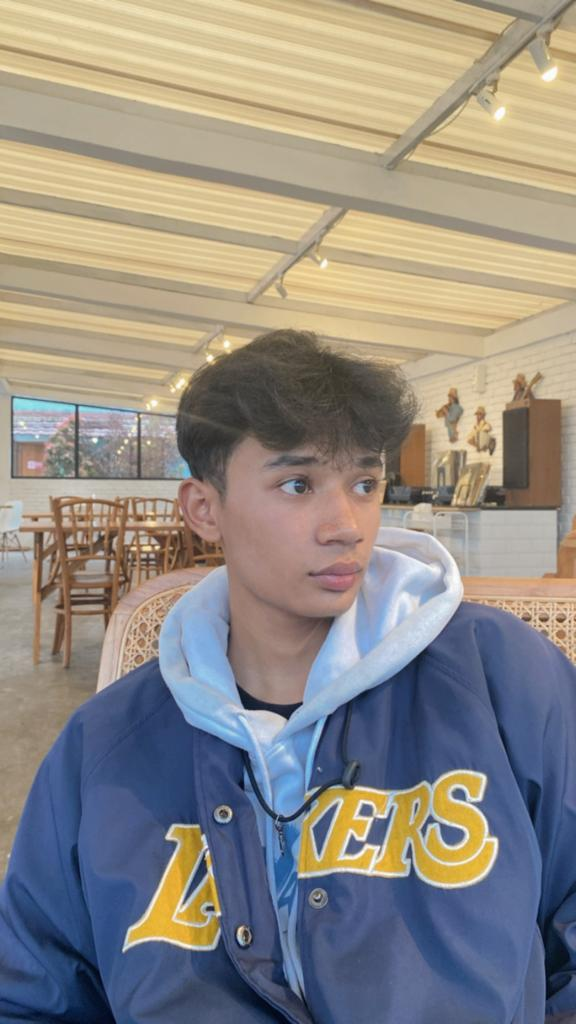
#> input picture Rizki.jpg, 576 x 1024 px
$ python Rotation.py
#> lines starting #> are read from the running program, lines starting #| are printed output that depends on the picture
#import library
import cv2 as cv
import matplotlib.pyplot as plt
import numpy as np

#memanggil gambar
img = cv.imread('Rizki.jpg')
#> img is the input picture: shape (1024, 576, 3); mean B, G, R 132.9, 139.8, 145.6
h,w = img.shape[:2]
#> h = 1024; w = 576

rotation_matrix = cv.getRotationMatrix2D((w/2,h/2), -180, 0.5)
rotated_img = cv.warpAffine(img, rotation_matrix, (w, h))
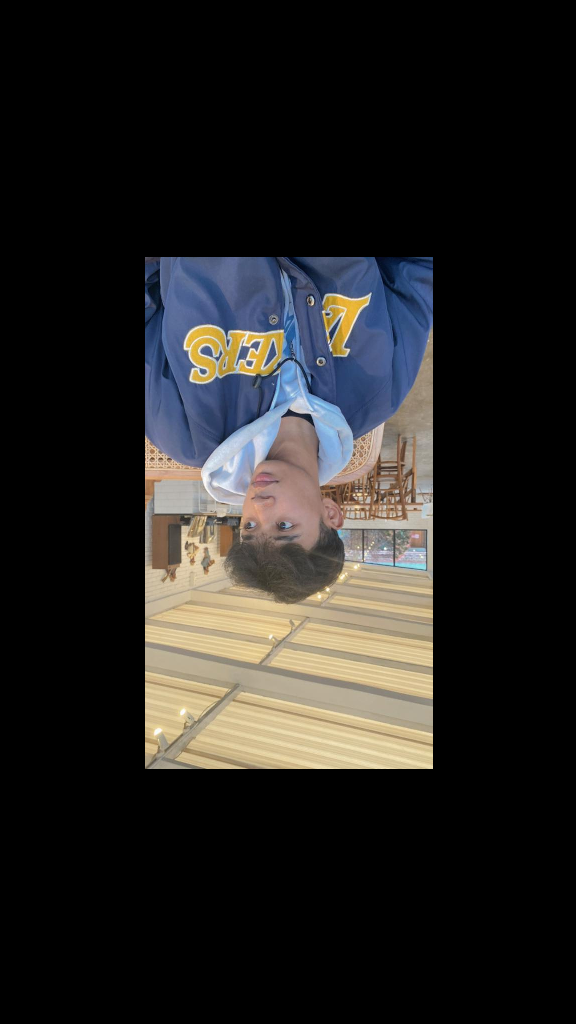
#> rotated_img: shape (1024, 576, 3); mean B, G, R 33.2, 35, 36.4

plt.imshow(cv.cvtColor(rotated_img, cv.COLOR_BGR2RGB))
plt.title("Rotation")
plt.show()
